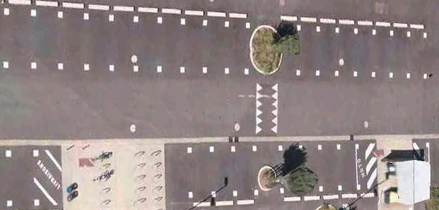
#> input picture Img_Processing_Part/image_processing/test_input/images/img1.png, 439 x 210 px, given in place of test1.jpg, which was not available
$ python testing_lines.py
#> lines starting #> are read from the running program, lines starting #| are printed output that depends on the picture; after the words box and inside, x2 and y2 are one past the last pixel; in counts of white or black regions, pixels touching at a corner belong together; pictures that were not available may be replaced by others from this repository, and a replacement may not be noted
import argparse
import yaml
import logging
import cv2
import os
import shutil
import numpy as np
import math

out = open("temp/places_detection_output.yml","w+")

img = cv2.imread("test_input/images/img_tel/test1.jpg")
#> img is the input picture: shape (210, 439, 3); mean B, G, R 131.5, 132.3, 144.6
#img = cv2.imread("test_input/images/img23.png") # 18 20 21
print(img.shape)
#| (210, 439, 3)
img = cv2.resize(img, (img.shape[1]//4, img.shape[0]//4))
#> img: shape (52, 109, 3)

lower = np.array([218, 218, 218], dtype = "uint8")
upper = np.array([255, 255, 255], dtype = "uint8")
mask = cv2.inRange(img, lower, upper)
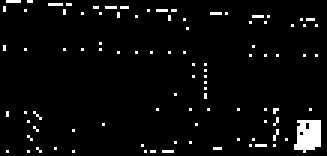
#> mask: shape (52, 109) (shown 3 times larger); 4% white in thin lines or dots
img = cv2.bitwise_and(img, img, mask = mask)

imgContour = img.copy()
imgContour2 = img.copy()
imgContour3 = img.copy()

imgGray = cv2.cvtColor(img, cv2.COLOR_BGR2GRAY)
imgBlur = cv2.GaussianBlur(imgGray, (5, 5), 1)
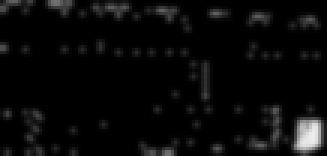
#> imgBlur: shape (52, 109) (shown 3 times larger); min 0, max 237, mean 9.6
imgCanny = cv2.Canny(imgBlur, 5, 5)
#> imgCanny: shape (52, 109); 12.9% white in thin lines or dots
kernel = np.ones((5, 5), np.uint8)
imgDilation = cv2.dilate(imgCanny, kernel, iterations=1)
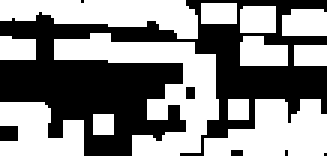
#> imgDilation: shape (52, 109) (shown 3 times larger); 53.4% white; 7 black regions (5 under 20 px), largest, box (x1, y1, x2, y2) and area: (0, 0, 109, 52) 2586, (0, 42, 6, 47) 30
imgEroded = cv2.erode(imgDilation, kernel, iterations=1)
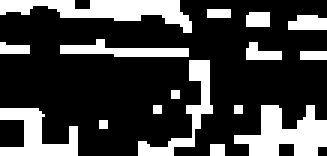
#> imgEroded: shape (52, 109) (shown 3 times larger); 25.7% white; 16 white regions (4 under 20 px)

AREAMAX = 50000
AREAMIN = 10
PERCENT_RECTANGLE_VALIDATION = 0.05
PERCENT_GAP_BETWEEN_LINES = 0.05
MULTIPLIER_DISTANCE_FOR_PLACES_INTERPOLATION = 1.8

LINES = True
LINES_L_TO_R = False
LINES_NUMBER_TOP = 8
LINES_NUMBER_BOT = 8
LINE_DETECT_INDEX_TOP = 4
LINE_DETECT_INDEX_BOT = 3

if LINES:
    contours, hierarchy = cv2.findContours(imgGray, cv2.RETR_TREE, cv2.CHAIN_APPROX_NONE)
#> contours = 97 contours, 96 with area under 20; largest, box (x1, y1, x2, y2) and area: (98, 40, 107, 51) 63
else:
    contours, hierarchy = cv2.findContours(imgDilation, cv2.RETR_TREE, cv2.CHAIN_APPROX_NONE)

n = 0
n2 = 0
l = 0
mid = np.arange(600).reshape(300, 2)
coord = np.arange(1200).reshape(300,4)
lines = np.arange(1200).reshape(300,4)

threshold = 50       #Only lines that are greater than threshold will be returned.
minLineLength = 50   #Line segments shorter than that are rejected.
maxLineGap = 10     #Maximum allowed gap between points on the same line to link them

for cnt in contours:
    area = cv2.contourArea(cnt)
    if area < AREAMAX and area > AREAMIN:
        cv2.drawContours(imgContour, cnt, -1, (255, 0, 0), 3)
        peri = cv2.arcLength(cnt, True)
        approx = cv2.approxPolyDP(cnt, 0.02 * peri, True)
        objCor = len(approx)
        x, y, w, h = cv2.boundingRect(approx)
        area2 = w * h
        if w > 5:
            if objCor < 9 and area > area2 * 0.726190:
                if w < h*3 and h < w*3: #max multiplication par 3 entre hauteur et largeur pour les carrés
                        coord[n] = (x, y, w, h)
                        mid[n] = ((x + (w // 2)), (y + (h // 2)))
                        n = n + 1
                        cv2.rectangle(imgContour2, (x, y), (x + w, y + h), (0, 255, 0), 2)
            elif objCor < 4 and abs(x-y) > 15:
                lines[l] = (x,y,w,h) #le +x et +h depend de l'angle de la camera, si la ligne est en diagonale droite ou gauche
                mid[n] = (x+w,y)
                mid[n+1] = (x,y+h)
                l = l+1
                n = n+2
#> this loop made 97 passes
#> (area, peri, objCor, x, y, w, h, area2) on pass 25: (63, 34.49, 8, 98, 40, 9, 11, 99)
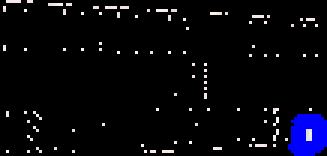
#> imgContour: shape (52, 109, 3) (shown 3 times larger); mean B, G, R 13.1, 6.5, 6.8
#> after the loop, coord = 300 rows, first 6: [0, 1, 2, 3], [4, 5, 6, 7], [8, 9, 10, 11], [12, 13, 14, 15], [16, 17, 18, 19], [20, 21, 22, 23]; l = 0; lines has the same summary as coord; mid = 300 pairs, first value 0 to 598, second value 1 to 599; n = 0

#print(n)
lines = lines[:l]
#> lines = empty array
print(lines)
lines = lines[lines[:,3].argsort()[::-1]] # triage par X
best_line_top = (0,0,0,0) # longest line
best_line_bot = (0,0,0,0)
print(lines)
for line in lines: # on trouve la plus grande ligne pour chaque coté
    x,y,gap,length = line[0],line[1],line[2],line[3]
    if(y < 325): #milieu de l'image, séparer haut du bas
        if best_line_top[1] < length:
            best_line_top = (x,y,gap,length)
            if LINES_L_TO_R == True:
                cv2.line(imgContour2,(x,y),(x+gap,y+length),(0, 0, 255), 10)
            else:
                cv2.line(imgContour2,(x+gap,y),(x,y+length),(0, 0, 255), 10)
    else:
        if best_line_bot[1] < length:
            best_line_bot = (x,y,gap,length)
            if LINES_L_TO_R:
                cv2.line(imgContour2,(x,y),(x+gap,y+length),(0, 0, 255), 10)
            else:
                cv2.line(imgContour2,(x+gap,y),(x,y+length),(0, 0, 255), 10)
#> this loop made 0 passes
#> after the loop, best_line_bot = (0, 0, 0, 0); best_line_top = (0, 0, 0, 0)


DECAL_X_TOP = 90
DECAL_Y_TOP = 5

lines_interpol = np.arange(1200).reshape(300,4)
for i in range(LINES_NUMBER_TOP):
    INDEX_GAP = i - (LINE_DETECT_INDEX_TOP-1)
    #lines_interpol[i] = (best_line_down-INDEX_GAP*DECAL_X,)
    if LINES_L_TO_R == True:
        x1 = best_line_top[0] + INDEX_GAP*DECAL_X_TOP
        y1 = best_line_top[1] + INDEX_GAP*DECAL_Y_TOP
        x2 = x1 + best_line_top[2]
        y2 = y1 + best_line_top[3]
    else:
        x1 = best_line_top[0] + INDEX_GAP*DECAL_X_TOP + best_line_top[2]
        y1 = best_line_top[1] + INDEX_GAP*DECAL_Y_TOP
        x2 = x1 - best_line_top[2]
        y2 = y1 + best_line_top[3]
    cv2.line(imgContour2,(x1,y1),(x2,y2),(0, 255, 0), 5)
#> this loop made 8 passes
#> (x1, y1, x2, y2) on passes 1 to 8: (-270, -15, -270, -15), (-180, -10, -180, -10), (-90, -5, -90, -5), (0, 0, 0, 0), (90, 5, 90, 5), (180, 10, 180, 10), (270, 15, 270, 15), (360, 20, 360, 20)
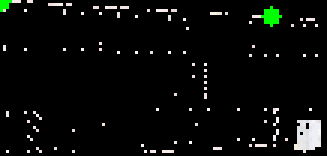
#> imgContour2: shape (52, 109, 3) (shown 3 times larger); mean B, G, R 9.1, 10.9, 9.3

DECAL_X_BOT = 65
DECAL_Y_BOT = 5

for i in range(LINES_NUMBER_BOT):
    INDEX_GAP = i - (LINE_DETECT_INDEX_BOT-1)
    #lines_interpol[i] = (best_line_down-INDEX_GAP*DECAL_X,)
    if LINES_L_TO_R == True:
        x1 = best_line_bot[0] + INDEX_GAP*DECAL_X_BOT
        y1 = best_line_bot[1] + INDEX_GAP*DECAL_Y_BOT
        x2 = x1 + best_line_bot[2]
        y2 = y1 + best_line_bot[3]
    else:
        x1 = best_line_bot[0] + INDEX_GAP*DECAL_X_BOT + best_line_bot[2]
        y1 = best_line_bot[1] + INDEX_GAP*DECAL_Y_BOT
        x2 = x1 - best_line_bot[2]
        y2 = y1 + best_line_bot[3]

    cv2.line(imgContour2,(x1,y1),(x2,y2),(0, 255, 0), 5)
#> this loop made 8 passes
#> (x1, y1, x2, y2) on passes 1 to 8: (-130, -10, -130, -10), (-65, -5, -65, -5), (0, 0, 0, 0), (65, 5, 65, 5), (130, 10, 130, 10), (195, 15, 195, 15), (260, 20, 260, 20), (325, 25, 325, 25)
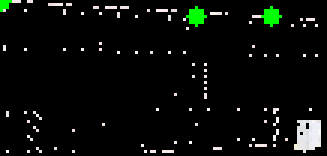
#> imgContour2: shape (52, 109, 3) (shown 3 times larger); 0.51% of pixels changed, all inside (x1, y1, x2, y2) = (62, 2, 69, 9)

#cv2.imshow("draw contours",imgContour)
cv2.imshow("treatment ",imgContour2)
cv2.waitKey(0)

coord = coord[:n]
#> coord = empty array
coord = coord[coord[:,0].argsort()] # triage par X
n = 0
coord_lines = np.arange(1200).reshape(200, 6)
#print(coord)
#print("___")
for i in range(coord.size // 6 -1):
    x1 = coord[i][0]
    y1 = coord[i][1]
    x2 = coord[i][2]
    y2 = coord[i][3]
    next_x1 = coord[i+1][0]
    if x1*1.1 > next_x1:
        cv2.line(imgContour3,(x1,y1),(x2,y2),(255,0,0),5)
        coord_lines[n] = coord[i]
        n = n+1
#> after the loop, coord_lines = 200 rows, first 6: [0, 1, 2, 3, 4, 5], [6, 7, 8, 9, 10, 11], [12, 13, 14, 15, 16, 17], [18, 19, 20, 21, 22, 23], [24, 25, 26, 27, 28, 29], [30, 31, 32, 33, 34, 35]; n = 0

#print(n)
coord_lines = coord_lines[:n]
#> coord_lines = empty array
coord_lines = coord_lines[coord_lines[:,0].argsort()]
#print(coord_lines)
'''
cv2.imshow("imgContour3",imgContour3)
cv2.waitKey(0)
'''
b = np.arange(n * 2).reshape(n, 2)
#> b = empty array
for i in range(n):
    b[i] = 0

for j in range(0,n):

    distance_high_treshold = 150
    distance_low_treshold = 20

    lowerPrev_1 = mid[j - 1, 1] * (1-PERCENT_RECTANGLE_VALIDATION)
    lowerPrev_2 = mid[j - 2, 1] * (1-PERCENT_RECTANGLE_VALIDATION)

    upperPrev_1 = mid[j - 1, 1] * (1+PERCENT_RECTANGLE_VALIDATION)
    upperPrev_2 = mid[j - 2, 1] * (1+PERCENT_RECTANGLE_VALIDATION)

    distancePrev = abs(mid[j, 0] - mid[j - 1, 0])

    prev_boolean = ((mid[j, 1] > lowerPrev_1) and (mid[j, 1] < upperPrev_1) and (mid[j, 1] > lowerPrev_2) and (mid[j, 1] < upperPrev_2))
    prev_dist_bool = ((distancePrev < distance_high_treshold) and (distancePrev > distance_low_treshold))

    lowerNext_1 = mid[j + 1, 1] * (1-PERCENT_RECTANGLE_VALIDATION)
    lowerNext_2 = mid[j + 2, 1] * (1-PERCENT_RECTANGLE_VALIDATION)

    upperNext_1 = mid[j + 1, 1] * (1+PERCENT_RECTANGLE_VALIDATION)
    upperNext_2 = mid[j + 2, 1] * (1+PERCENT_RECTANGLE_VALIDATION)

    distanceNext = abs(mid[j + 1, 0]-mid[j, 0])

    next_bool = (mid[j, 1] > lowerNext_1 and mid[j, 1] < upperNext_1) and (mid[j, 1] > lowerNext_2 and mid[j, 1] < upperNext_2)
    next_dist_bool = ((distanceNext < distance_high_treshold) and (distanceNext > distance_low_treshold))

    if prev_boolean and prev_dist_bool or next_bool and next_dist_bool:
        cv2.rectangle(imgContour3, (coord[j, 0], coord[j, 1]),
                        ((coord[j, 0] + coord[j, 2]), (coord[j, 1] + coord[j, 3])), (255, 255, 0), 1)

        b[n2] = ([coord[j, 0] + (coord[j, 2] // 2), coord[j, 1] + (coord[j, 3] // 2)])

    n2 = n2 + 1
#> after the loop, n2 = 0

'''
cv2.imshow("post-filtering",imgContour3)
cv2.waitKey(0)
'''

b = b[~np.all(b == 0, axis=1)] #enleve les 0 ?
TAILLE = b.size
#> TAILLE = 0


# print("compteur : ", compt1, compt2,compt3,compt4, b.shape,TAILLE)
c1 = np.arange(TAILLE).reshape(TAILLE // 2, 2)
#> c1 = empty array
c2 = np.arange(TAILLE).reshape(TAILLE // 2, 2)
#> c2 = empty array
c3 = np.arange(TAILLE).reshape(TAILLE // 2, 2)
#> c3 = empty array
c4 = np.arange(TAILLE).reshape(TAILLE // 2, 2)
#> c4 = empty array

for i in range(TAILLE // 2):
    c1[i] = 0
    c2[i] = 0
    c3[i] = 0
    c4[i] = 0

# Detection of places lines (maximum 4 lines)
Q = np.zeros(4)
init = False
nb_lines_of_places = 0
for i in range(b.size // 2 - 1):
    y = b[i,1]
    if init == False:
        init = True
        Q[nb_lines_of_places] = y+1
        nb_lines_of_places = nb_lines_of_places+1
    else:
        y2 = b[i+1,1]
        if y-y2 > y*PERCENT_GAP_BETWEEN_LINES:
            Q[nb_lines_of_places] = y2+1
            nb_lines_of_places = nb_lines_of_places+1
#> after the loop, Q = [0, 0, 0, 0]; init = False; nb_lines_of_places = 0
Q = Q[Q != 0.0]
#> Q = empty array

# on tri selon les coordonnées y
for i in range(TAILLE // 2):
    if nb_lines_of_places == 4:
        if b[i, 1] < Q[3]:
            c1[i] = b[i]
        elif b[i, 1] > Q[3] and b[i, 1] < Q[2]:
            c2[i] = b[i]
        elif b[i, 1] > Q[2] and b[i, 1] < Q[1]:
            c3[i] = b[i]
        elif b[i, 1] > Q[1] and b[i, 1] < Q[0]:
            c4[i] = b[i]
    elif nb_lines_of_places == 2:
        if b[i, 1] > Q[1]:
            c3[i] = b[i]
        else:
            c4[i] = b[i]

c1 = c1[~np.all(c1 == 0, axis=1)]
c2 = c2[~np.all(c2 == 0, axis=1)]
c3 = c3[~np.all(c3 == 0, axis=1)]
c4 = c4[~np.all(c4 == 0, axis=1)]

c1 = c1[c1[:, 0].argsort()[::-1]]
c2 = c2[c2[:, 0].argsort()[::-1]]
c3 = c3[c3[:, 0].argsort()[::-1]]
c4 = c4[c4[:, 0].argsort()[::-1]]

som = 0
distance = 0
skipped = 0
for j in range(c1.size // 2 - 1):
    distance = abs(c1[j + 1, 0] - c1[j, 0])
    if som == 0 or distance < (som/(j-skipped)) * MULTIPLIER_DISTANCE_FOR_PLACES_INTERPOLATION:
        som = som + distance
    else:
        skipped = skipped + 1
#> after the loop, skipped = 0; som = 0
averagedist1 = som / (c1.size // 2 - 1 - skipped)
#> averagedist1 = 0
print("Avg dist of c1 =", averagedist1, som)
#| Avg dist of c1 = -0.0 0

som = 0
distance = 0
skipped = 0
for j in range(c2.size // 2 - 1):
    distance = abs(c2[j + 1, 0] - c2[j, 0])
    if som == 0 or distance < (som/(j-skipped)) * MULTIPLIER_DISTANCE_FOR_PLACES_INTERPOLATION:
        som = som + distance
    else:
        skipped = skipped + 1
#> after the loop, skipped = 0; som = 0
averagedist2 = som / (c2.size // 2 - 1 - skipped)
#> averagedist2 = 0
print("Avg dist of c2 =", averagedist2, som)
#| Avg dist of c2 = -0.0 0

som = 0
distance = 0
skipped = 0
for j in range(c3.size // 2 - 1):
    distance = abs(c3[j + 1, 0] - c3[j, 0])
    if som == 0 or distance <= (som/(j-skipped)) * MULTIPLIER_DISTANCE_FOR_PLACES_INTERPOLATION:
        som = som + distance
    else:
        skipped = skipped + 1
#> after the loop, skipped = 0; som = 0
averagedist3 = som / (c3.size // 2 - 1 - skipped)
#> averagedist3 = 0
print("Avg dist of c3 =", averagedist3, som)
#| Avg dist of c3 = -0.0 0

som = 0
distance = 0
skipped = 0
for j in range(c4.size // 2 - 1):
    distance = abs(c4[j + 1, 0] - c4[j, 0])
    if som == 0 or distance < (som/(j-skipped)) * MULTIPLIER_DISTANCE_FOR_PLACES_INTERPOLATION:
        som = som + distance
    else:
        skipped = skipped + 1
#> after the loop, skipped = 0; som = 0
averagedist4 = som / (c4.size // 2 - 1 - skipped)
#> averagedist4 = 0
print("Avg dist of c4 =", averagedist4, som)
#| Avg dist of c4 = -0.0 0

max_size = max(c1.size // 2-1,c2.size // 2-1)
#> max_size = -1
j = 0
while j < max_size:
    if (j == c1.size // 2-1) or (j == c2.size // 2-1):
        if c1.size // 2 < c2.size // 2:
            distance_x = abs(c2[j + 1, 0] - c2[j, 0])
            distance_y = abs(c2[j + 1, 1] - c2[j, 1])
            l = [c1[j, 0] - distance_x, c1[j, 1] - distance_y]
            c1 = np.insert(c1, j + 1, l, axis=0)
            print("insertion into a c1 for x = " + str(l))
        else:
            distance_x = abs(c1[j + 1, 0] - c1[j, 0])
            distance_y = abs(c1[j + 1, 1] - c1[j, 1])
            l = [c2[j, 0] - distance_x, c2[j, 1] - distance_y]
            c2 = np.insert(c2, j + 1, l, axis=0)
            print("insertion into a c2 for x = " + str(l))
    else:
        distance_x_c1 = abs(c1[j + 1, 0] - c1[j, 0])
        distance_y_c1 = abs(c1[j + 1, 1] - c1[j, 1])
        distance_x_c2 = abs(c2[j + 1, 0] - c2[j, 0])
        distance_y_c2 = abs(c2[j + 1, 1] - c2[j, 1])
        gap = abs(distance_x_c1 - distance_x_c2)
        mean = (distance_x_c1 + distance_x_c2) / 2
        incert = mean * 0.2
        if gap > incert:
            if distance_x_c1 > distance_x_c2:
                l = [c1[j, 0] - distance_x_c2, c1[j, 1] - distance_y_c2]
                c1 = np.insert(c1, j + 1, l, axis=0)
                print("insertion into c1 for x = " + str(l))
            else:
                l = [c2[j, 0] - distance_x_c1, c2[j, 1] - distance_y_c1]
                c2 = np.insert(c2, j + 1, l, axis=0)
                print("insertion into c2 for x = " + str(l))
        else:
            j = j+1
#> after the loop, j = 0


max_size = max(c3.size // 2-1,c4.size // 2-1)
j = 0
while j < max_size:
    if (j == c3.size // 2-1) or (j == c4.size // 2-1):
        if c3.size // 2 < c4.size // 2:
            distance_x = abs(c4[j + 1, 0] - c4[j, 0])
            distance_y = abs(c4[j + 1, 1] - c4[j, 1])
            l = [c3[j, 0] - distance_x, c3[j, 1] - distance_y]
            c3 = np.insert(c3, j + 1, l, axis=0)
            print("insertion into c3 for x = " + str(l))
        else:
            distance_x = abs(c3[j + 1, 0] - c3[j, 0])
            distance_y = abs(c3[j + 1, 1] - c3[j, 1])
            l = [c4[j, 0] - distance_x, c4[j, 1] - distance_y]
            c4 = np.insert(c4, j + 1, l, axis=0)
            print("insertion into c4 for x = " + str(l))
    else:
        distance_x_c1 = abs(c3[j + 1, 0] - c3[j, 0])
        distance_y_c1 = abs(c3[j + 1, 1] - c3[j, 1])
        distance_x_c2 = abs(c4[j + 1, 0] - c4[j, 0])
        distance_y_c2 = abs(c4[j + 1, 1] - c4[j, 1])
        gap = abs(distance_x_c1 - distance_x_c2)
        mean = (distance_x_c1 + distance_x_c2) / 2
        incert = mean * 0.2
        if gap > incert:
            if distance_x_c1 > distance_x_c2:
                l = [c3[j, 0] - distance_x_c2, c3[j, 1] - distance_y_c2]
                c3 = np.insert(c3, j + 1, l, axis=0)
                print("insertion into c3 for x = " + str(l))
            else:
                l = [c4[j, 0] - distance_x_c1, c4[j, 1] - distance_y_c1]
                c4 = np.insert(c4, j + 1, l, axis=0)
                print("insertion into c4 for x = " + str(l))
        else:
            j = j+1
#> after the loop, j = 0
counter = 0
yml_output = out

# [5 lines of commented-out code are left out]

for j in range(c3.size//2-1):
    if j % 2 == 0:
        colour = (255, 255, 0)
    else:
        colour = (0, 255, 255)
    if j < c3.size//2-1 and j < c4.size//2-1:
        cv2.line(imgContour3, (c4[j, 0], c4[j, 1]), (c4[j + 1, 0], c4[j + 1, 1]), colour, 1)
        cv2.line(imgContour3, (c3[j, 0], c3[j, 1]), (c3[j + 1, 0], c3[j + 1, 1]), colour, 1)
        cv2.line(imgContour3, (c4[j, 0], c4[j, 1]), (c3[j, 0], c3[j, 1]), colour, 1)
        cv2.line(imgContour3, (c4[j + 1, 0], c4[j + 1, 1]), (c3[j + 1, 0], c3[j + 1, 1]), colour, 1)
        yml_output.write('-\n')
        yml_output.write("                 id: " + str(counter) + "\n")
        yml_output.write("                 coordinates: ")
        yml_output.write("[[" + str(c4[j + 1, 0]) + "," + str(c4[j + 1, 1]) + "],")
        yml_output.write("[" + str(c4[j, 0]) + "," + str(c4[j, 1]) + "],")
        yml_output.write("[" + str(c3[j, 0]) + "," + str(c3[j, 1]) + "],")
        yml_output.write("[" + str(c3[j + 1, 0]) + "," + str(c3[j + 1, 1]) + "]]\n")
        counter = counter+1
#> after the loop, counter = 0

# [5 lines of commented-out code are left out]
for j in range(c2.size//2-1):  #c2.size//2-1
    if j % 2 == 0:
        colour = (255, 255, 0)
    else:
        colour = (0, 255, 255)
    if j < c1.size//2-1 and j < c2.size//2-1:
        cv2.line(imgContour3, (c2[j, 0], c2[j, 1]), (c2[j + 1, 0], c2[j + 1, 1]), colour, 2)
        cv2.line(imgContour3, (c1[j, 0], c1[j, 1]), (c1[j + 1, 0], c1[j + 1, 1]), colour, 2)
        cv2.line(imgContour3, (c2[j, 0], c2[j, 1]), (c1[j, 0], c1[j, 1]), colour, 2)
        cv2.line(imgContour3, (c2[j + 1, 0], c2[j + 1, 1]), (c1[j + 1, 0], c1[j + 1, 1]), colour, 2)
        yml_output.write('-\n')
        yml_output.write("                 id: " + str(counter) + "\n")
        yml_output.write("                 coordinates: ")
        yml_output.write("[[" + str(c2[j + 1, 0]) + "," + str(c2[j + 1, 1]) + "],")
        yml_output.write("[" + str(c2[j, 0]) + "," + str(c2[j, 1]) + "],")
        yml_output.write("[" + str(c1[j, 0]) + "," + str( c1[j, 1]) + "],")
        yml_output.write("[" + str(c1[j + 1, 0]) + "," + str(c1[j + 1, 1]) + "]]")
        yml_output.write("\n")
        counter = counter+1
#> after the loop, counter = 0

yml_output.close()
'''
cv2.imshow("imgContour3",imgContour3)
cv2.waitKey(0)
'''

$ run again, on Img_Processing_Part/image_processing/test_input/images/img11.PNG
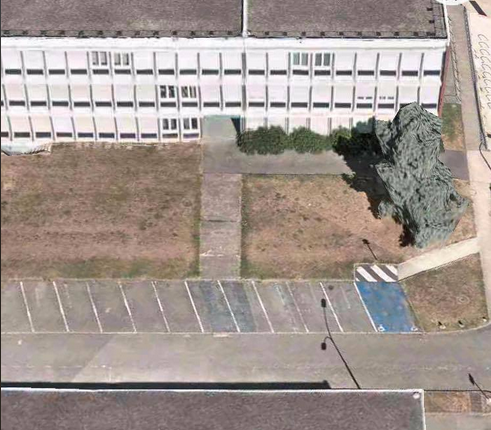
#> input picture Img_Processing_Part/image_processing/test_input/images/img11.PNG, 491 x 430 px, given in place of test1.jpg, which was not available
#> img is the input picture: shape (430, 491, 3); mean B, G, R 144.5, 150.6, 162.3
#| (430, 491, 3)
#> mask: shape (107, 122); 13.4% white; 32 white regions (30 under 20 px), largest, box (x1, y1, x2, y2) and area: (0, 7, 112, 37) 1598, (116, 3, 122, 18) 50
#> imgCanny: shape (107, 122); 9.4% white in thin lines or dots
#> imgDilation: shape (107, 122); 32.8% white; 9 white regions, largest, box (x1, y1, x2, y2) and area: (0, 0, 122, 39) 3412, (85, 57, 120, 75) 324, (52, 71, 69, 87) 149
#> imgEroded: shape (107, 122); 23.2% white; 11 white regions (7 under 20 px)
#> contours = 61 contours, 57 with area under 20; largest, box (x1, y1, x2, y2) and area: (0, 7, 112, 37) 1476, (61, 12, 100, 21) 185, (61, 20, 94, 29) 126, (116, 3, 122, 18) 28
#> the loop `for cnt in contours:` made 61 passes
#> (area, peri, objCor, x, y, w, h, area2) on passes 30, 40, 50, 59: (1476, 837.4, 5, 0, 7, 112, 29, 3248), (126.5, 105.4, 17, 61, 20, 33, 9, 297), (185, 122.8, 15, 61, 12, 39, 9, 351), (28.5, 50.87, 10, 116, 3, 6, 15, 90)
#> after the loop `for cnt in contours:`:
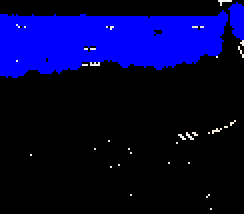
#> imgContour: shape (107, 122, 3) (shown 2 times larger); mean B, G, R 58.6, 1.7, 1.7
#> after the loop `for cnt in contours:`: coord = 300 rows, first 6: [0, 1, 2, 3], [4, 5, 6, 7], [8, 9, 10, 11], [12, 13, 14, 15], [16, 17, 18, 19], [20, 21, 22, 23]; l = 0; lines has the same summary as coord; mid = 300 pairs, first value 0 to 598, second value 1 to 599; n = 0
#> `lines = lines[:l]`: lines = empty array
#> after the loop `for line in lines:`: best_line_bot = (0, 0, 0, 0)
#> the loop `for i in range(LINES_NUMBER_TOP):` made 8 passes
#> (x1, y1, x2, y2) on passes 1 to 8: (-270, -15, -270, -15), (-180, -10, -180, -10), (-90, -5, -90, -5), (0, 0, 0, 0), (90, 5, 90, 5), (180, 10, 180, 10), (270, 15, 270, 15), (360, 20, 360, 20)
#> the loop `for i in range(LINES_NUMBER_BOT):` made 8 passes
#> (x1, y1, x2, y2) on passes 1 to 8: (-130, -10, -130, -10), (-65, -5, -65, -5), (0, 0, 0, 0), (65, 5, 65, 5), (130, 10, 130, 10), (195, 15, 195, 15), (260, 20, 260, 20), (325, 25, 325, 25)
#> after the loop `for i in range(LINES_NUMBER_BOT):`:
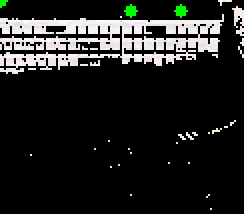
#> imgContour2: shape (107, 122, 3) (shown 2 times larger); mean B, G, R 31.7, 32.8, 32.1
#> `coord = coord[:n]`: coord = empty array
#> after the loop `for i in range(coord.size // 6 -1):`: coord_lines = 200 rows, first 6: [0, 1, 2, 3, 4, 5], [6, 7, 8, 9, 10, 11], [12, 13, 14, 15, 16, 17], [18, 19, 20, 21, 22, 23], [24, 25, 26, 27, 28, 29], [30, 31, 32, 33, 34, 35]; n = 0
#> `coord_lines = coord_lines[:n]`: coord_lines = empty array
#> after the loop `for j in range(0,n):`: n2 = 0
#> after the loop `for i in range(b.size // 2 - 1):`: Q = [0, 0, 0, 0]; init = False; nb_lines_of_places = 0
#> `Q = Q[Q != 0.0]`: Q = empty array
#> after the loop `for j in range(c1.size // 2 - 1):`: skipped = 0
#| Avg dist of c1 = -0.0 0
#| Avg dist of c2 = -0.0 0
#| Avg dist of c3 = -0.0 0
#| Avg dist of c4 = -0.0 0
